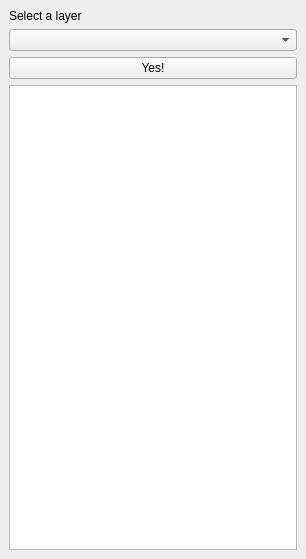
<?xml version="1.0" encoding="UTF-8"?>
<ui version="4.0">
 <class>GetAttributesDockWidgetBase</class>
 <widget class="QDockWidget" name="GetAttributesDockWidgetBase">
  <property name="geometry">
   <rect>
    <x>0</x>
    <y>0</y>
    <width>306</width>
    <height>559</height>
   </rect>
  </property>
  <property name="windowTitle">
   <string>get_attributes</string>
  </property>
  <widget class="QWidget" name="dockWidgetContents">
   <layout class="QVBoxLayout" name="verticalLayout">
    <item>
     <widget class="QLabel" name="label">
      <property name="text">
       <string>Select a layer</string>
      </property>
     </widget>
    </item>
    <item>
     <widget class="QComboBox" name="comboBox"/>
    </item>
    <item>
     <widget class="QPushButton" name="pushButton">
      <property name="text">
       <string>Yes!</string>
      </property>
     </widget>
    </item>
    <item>
     <widget class="QTextEdit" name="showAttributes"/>
    </item>
   </layout>
  </widget>
 </widget>
 <resources/>
 <connections/>
</ui>
